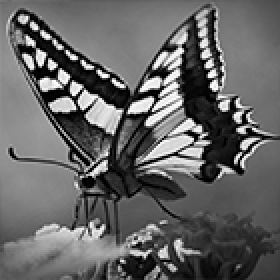
#> input picture butterfly_140.pgm, 140 x 140 px (shown 2 times larger)
$ python 220602_naturalimage_LCA_nonlin-bit_butterfly_github.py
#> lines starting #> are read from the running program, lines starting #| are printed output that depends on the picture
from numpy import *
import copy
import matplotlib.pyplot as plt
from images_sim_utils import *
# get_ipython().magic('matplotlib inline')


#######################################################################
# parameters #
case = 'LCA'  # LCA
col_num = 98    # dictionary number
alpha_range = [0.0004]  # learning rate 0.0004
Oja_iter = 50

p_nonlinear = [0]     #[0,0.89,13.32,2.75]   ideal, Ti, pristine, densified
d_nonlinear = [0]     #[0,1.38,18.93,2.92]
w_n_state = [0]   #[0,0,200,200]   # 2**6  , state == 0 is full analog case

w_max = 1   # 0.5

#######################################################################
def implot(image):
	plt.imshow(image, cmap = 'gray', interpolation = 'none')
	plt.axis('off')

def gen_input_patch():    # generate input for LCA
	global patch_size, patch_count,input_image, scale_patch
	scale_patch = 256   #256
	patch_size = (7,7)
	input_image = plt.imread('butterfly_140.pgm').astype(float64)   #  'images/lena140.pgm'
#> input_image: shape (140, 140) float64; min 0, max 254, mean 101.1
	patch_count = array(input_image.shape)/array(patch_size)
#> patch_count = [20, 20]
	input_patch = rollaxis(input_image.reshape(int(patch_count[0]),int(patch_size[0]),int(patch_count[1]),int(patch_size[1])),2,1)
	input_patch = input_patch.reshape(-1,product(patch_size)).T
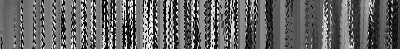
#> input_patch: shape (49, 400) float64; min 0, max 254, mean 101.1
	return input_patch/scale_patch   #49*400

def gen_dictionary():
	# scale_Dic = 1    #1e4 for SPICE sim.
#> (the run stopped early here; a loop or call above may not have finished)
